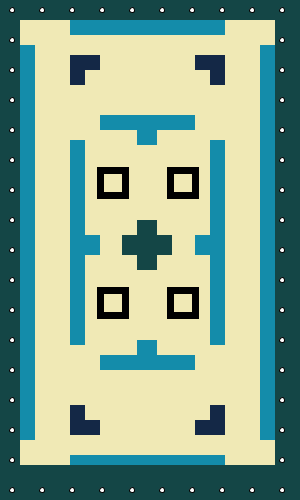
Frame 1 (no input)
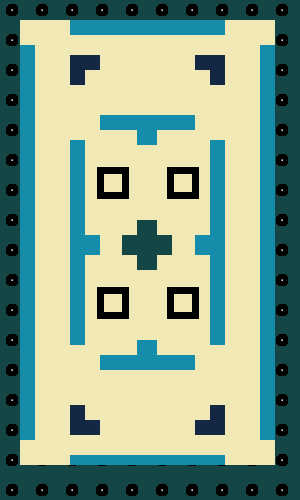
Frame 60 (the mouse pressed at the canvas centre just before this capture)
Frame 120 (the mouse held since frame 60 and released just before this capture): identical to frame 60, image omitted

The Processing sketch that drew these frames (run headless with seeded random() and noise(); from frame 60 on, the mouse is pressed at the canvas centre):

// Processing sketch: processing_21189
// ── processing_21189.pde


                
                void setup () {
  size (300,500);
  background (20,70,70);
  smooth ();
}

void draw () {
 for (int x = 12; x<=width; x +=30) {
     for (int j = 10; j<height; j+= 30){

    stroke(0);
    smooth ();
    fill(255);
    ellipse (x,j,5,5);
     }
  }
  noStroke ();
  fill (20,140,170);
  rect (20,20,255,445);

  noStroke ();
  // rect background
  fill (240,233,181);
  rect (35,35,225,420);
  // rect ornament background
  rect (20,20,50,25);
  rect (225,20,50,25);
  rect (20,440,50,25);
  rect (225,440,50,25);

  //top corners
  fill (20,40,70);
  rect (70,55,30,15); // this and next horizontals
  rect (195,55,30,15);
  rect (70,55,15,30); // this and next verticals
  rect (210,55,15,30);

  // bottom corners
  fill (20,40,70);
  rect (70,420,30,15); // this and next horizontals
  rect (195,420,30,15);
  rect (70,405,15,30); // this and next verticals
  rect (210,405,15,30);
  
  // top and bottom middles
  fill (20,140,170);
  rect (100,115,95,15);//this and next horizontals
  rect (100,355,95,15);
  rect (137,340,20,30); // this and next verticals
  rect (137,115,20,30);
  
  // left and right middles
  rect (70,140,15,205);// verticals
  rect (210,140,15,205);
  rect (195,235,25,20);// horizontals
  rect (70,235,30,20);
  
  // middle cross
  fill (20,70,70);
  rect (137,220,20,50); //vertical
  rect (122,235,50,20);
  
  // rects in mid
  noFill ();
  stroke (0);
  strokeWeight (7);
  rect (100,170,25,25);
  rect (170,170,25,25);
  rect (100,290,25,25);
  rect (170,290,25,25);
}
